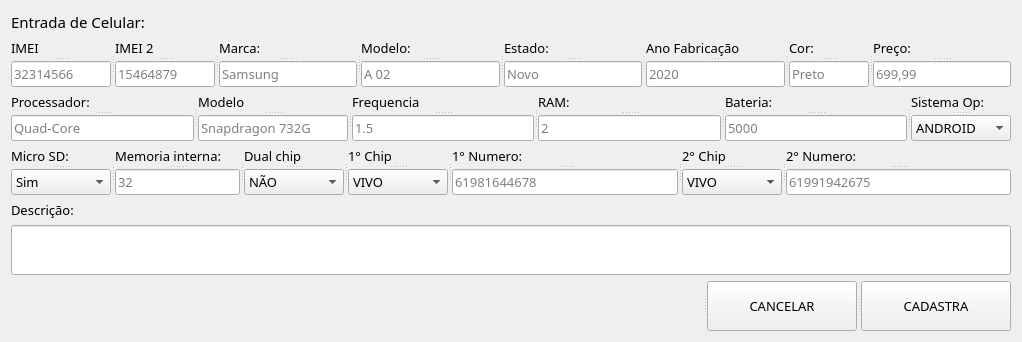
      <widget class="QWidget" name="pageCelular">
       <layout class="QVBoxLayout" name="verticalLayout">
        <item>
         <widget class="QLabel" name="label_85">
          <property name="sizePolicy">
           <sizepolicy hsizetype="Preferred" vsizetype="Maximum">
            <horstretch>0</horstretch>
            <verstretch>0</verstretch>
           </sizepolicy>
          </property>
          <property name="font">
           <font>
            <family>Asap</family>
            <pointsize>11</pointsize>
           </font>
          </property>
          <property name="text">
           <string>Entrada de Celular:</string>
          </property>
         </widget>
        </item>
        <item>
         <widget class="QSplitter" name="splitter_39">
          <property name="orientation">
           <enum>Qt::Horizontal</enum>
          </property>
          <widget class="QSplitter" name="splitter_67">
           <property name="orientation">
            <enum>Qt::Vertical</enum>
           </property>
           <widget class="QLabel" name="label_55">
            <property name="font">
             <font>
              <family>Asap</family>
              <pointsize>10</pointsize>
             </font>
            </property>
            <property name="text">
             <string>IMEI</string>
            </property>
           </widget>
           <widget class="QLineEdit" name="celMeiOne">
            <property name="maximumSize">
             <size>
              <width>100</width>
              <height>16777215</height>
             </size>
            </property>
            <property name="font">
             <font>
              <family>Asap</family>
              <pointsize>10</pointsize>
             </font>
            </property>
            <property name="maxLength">
             <number>25</number>
            </property>
            <property name="placeholderText">
             <string>32314566</string>
            </property>
           </widget>
          </widget>
          <widget class="QSplitter" name="splitter_28">
           <property name="orientation">
            <enum>Qt::Vertical</enum>
           </property>
           <widget class="QLabel" name="label_60">
            <property name="font">
             <font>
              <family>Asap</family>
              <pointsize>10</pointsize>
             </font>
            </property>
            <property name="text">
             <string>IMEI 2</string>
            </property>
           </widget>
           <widget class="QLineEdit" name="celMeiTwo">
            <property name="minimumSize">
             <size>
              <width>100</width>
              <height>0</height>
             </size>
            </property>
            <property name="maximumSize">
             <size>
              <width>100</width>
              <height>16777215</height>
             </size>
            </property>
            <property name="font">
             <font>
              <family>Asap</family>
              <pointsize>10</pointsize>
             </font>
            </property>
            <property name="placeholderText">
             <string>15464879</string>
            </property>
           </widget>
          </widget>
          <widget class="QSplitter" name="splitter_68">
           <property name="orientation">
            <enum>Qt::Vertical</enum>
           </property>
           <widget class="QLabel" name="label_67">
            <property name="font">
             <font>
              <family>Asap</family>
              <pointsize>10</pointsize>
             </font>
            </property>
            <property name="text">
             <string>Marca:</string>
            </property>
           </widget>
           <widget class="QLineEdit" name="celMarca">
            <property name="sizePolicy">
             <sizepolicy hsizetype="Minimum" vsizetype="Fixed">
              <horstretch>5</horstretch>
              <verstretch>0</verstretch>
             </sizepolicy>
            </property>
            <property name="maximumSize">
             <size>
              <width>150</width>
              <height>16777215</height>
             </size>
            </property>
            <property name="font">
             <font>
              <family>Asap</family>
              <pointsize>10</pointsize>
             </font>
            </property>
            <property name="maxLength">
             <number>25</number>
            </property>
            <property name="placeholderText">
             <string>Samsung</string>
            </property>
           </widget>
          </widget>
          <widget class="QSplitter" name="splitter_75">
           <property name="orientation">
            <enum>Qt::Vertical</enum>
           </property>
           <widget class="QLabel" name="label_68">
            <property name="font">
             <font>
              <family>Asap</family>
              <pointsize>10</pointsize>
             </font>
            </property>
            <property name="text">
             <string>Modelo:</string>
            </property>
           </widget>
           <widget class="QLineEdit" name="celModelo">
            <property name="font">
             <font>
              <family>Asap</family>
              <pointsize>10</pointsize>
             </font>
            </property>
            <property name="text">
             <string/>
            </property>
            <property name="maxLength">
             <number>25</number>
            </property>
            <property name="placeholderText">
             <string>A 02</string>
            </property>
           </widget>
          </widget>
          <widget class="QSplitter" name="splitter_81">
           <property name="orientation">
            <enum>Qt::Vertical</enum>
           </property>
           <widget class="QLabel" name="label_69">
            <property name="font">
             <font>
              <family>Asap</family>
              <pointsize>10</pointsize>
             </font>
            </property>
            <property name="text">
             <string>Estado:</string>
            </property>
           </widget>
           <widget class="QLineEdit" name="celEstado">
            <property name="sizePolicy">
             <sizepolicy hsizetype="Maximum" vsizetype="Fixed">
              <horstretch>0</horstretch>
              <verstretch>0</verstretch>
             </sizepolicy>
            </property>
            <property name="maximumSize">
             <size>
              <width>150</width>
              <height>16777215</height>
             </size>
            </property>
            <property name="font">
             <font>
              <family>Asap</family>
              <pointsize>10</pointsize>
             </font>
            </property>
            <property name="maxLength">
             <number>25</number>
            </property>
            <property name="placeholderText">
             <string>Novo</string>
            </property>
           </widget>
          </widget>
          <widget class="QSplitter" name="splitter_82">
           <property name="orientation">
            <enum>Qt::Vertical</enum>
           </property>
           <widget class="QLabel" name="label_70">
            <property name="font">
             <font>
              <family>Asap</family>
              <pointsize>10</pointsize>
             </font>
            </property>
            <property name="text">
             <string>Ano Fabricação</string>
            </property>
           </widget>
           <widget class="QLineEdit" name="celAnoFab">
            <property name="font">
             <font>
              <family>Asap</family>
              <pointsize>10</pointsize>
             </font>
            </property>
            <property name="maxLength">
             <number>4</number>
            </property>
            <property name="placeholderText">
             <string>2020</string>
            </property>
           </widget>
          </widget>
          <widget class="QSplitter" name="splitter_86">
           <property name="orientation">
            <enum>Qt::Vertical</enum>
           </property>
           <widget class="QLabel" name="label_71">
            <property name="font">
             <font>
              <family>Asap</family>
              <pointsize>10</pointsize>
             </font>
            </property>
            <property name="text">
             <string>Cor:</string>
            </property>
           </widget>
           <widget class="QLineEdit" name="celCor">
            <property name="maximumSize">
             <size>
              <width>80</width>
              <height>16777215</height>
             </size>
            </property>
            <property name="font">
             <font>
              <family>Asap</family>
              <pointsize>10</pointsize>
             </font>
            </property>
            <property name="maxLength">
             <number>25</number>
            </property>
            <property name="placeholderText">
             <string>Preto</string>
            </property>
           </widget>
          </widget>
          <widget class="QSplitter" name="splitter_87">
           <property name="orientation">
            <enum>Qt::Vertical</enum>
           </property>
           <widget class="QLabel" name="label_72">
            <property name="font">
             <font>
              <family>Asap</family>
              <pointsize>10</pointsize>
             </font>
            </property>
            <property name="text">
             <string>Preço:</string>
            </property>
           </widget>
           <widget class="QLineEdit" name="celPreco">
            <property name="maximumSize">
             <size>
              <width>150</width>
              <height>16777215</height>
             </size>
            </property>
            <property name="font">
             <font>
              <family>Asap</family>
              <pointsize>10</pointsize>
             </font>
            </property>
            <property name="maxLength">
             <number>5</number>
            </property>
            <property name="placeholderText">
             <string>699,99</string>
            </property>
           </widget>
          </widget>
         </widget>
        </item>
        <item>
         <widget class="QSplitter" name="splitter_29">
          <property name="orientation">
           <enum>Qt::Horizontal</enum>
          </property>
          <widget class="QSplitter" name="splitter_90">
           <property name="orientation">
            <enum>Qt::Vertical</enum>
           </property>
           <widget class="QLabel" name="label_75">
            <property name="font">
             <font>
              <family>Asap</family>
              <pointsize>10</pointsize>
             </font>
            </property>
            <property name="text">
             <string>Processador:</string>
            </property>
           </widget>
           <widget class="QLineEdit" name="celPro">
            <property name="font">
             <font>
              <family>Asap</family>
              <pointsize>10</pointsize>
             </font>
            </property>
            <property name="maxLength">
             <number>25</number>
            </property>
            <property name="placeholderText">
             <string>Quad-Core</string>
            </property>
           </widget>
          </widget>
          <widget class="QSplitter" name="splitter_91">
           <property name="orientation">
            <enum>Qt::Vertical</enum>
           </property>
           <widget class="QLabel" name="label_76">
            <property name="font">
             <font>
              <family>Asap</family>
              <pointsize>10</pointsize>
             </font>
            </property>
            <property name="text">
             <string>Modelo</string>
            </property>
           </widget>
           <widget class="QLineEdit" name="celModPro">
            <property name="sizePolicy">
             <sizepolicy hsizetype="Minimum" vsizetype="Fixed">
              <horstretch>5</horstretch>
              <verstretch>0</verstretch>
             </sizepolicy>
            </property>
            <property name="maximumSize">
             <size>
              <width>150</width>
              <height>16777215</height>
             </size>
            </property>
            <property name="font">
             <font>
              <family>Asap</family>
              <pointsize>10</pointsize>
             </font>
            </property>
            <property name="maxLength">
             <number>25</number>
            </property>
            <property name="placeholderText">
             <string>Snapdragon 732G</string>
            </property>
           </widget>
          </widget>
          <widget class="QSplitter" name="splitter_92">
           <property name="orientation">
            <enum>Qt::Vertical</enum>
           </property>
           <widget class="QLabel" name="label_77">
            <property name="font">
             <font>
              <family>Asap</family>
              <pointsize>10</pointsize>
             </font>
            </property>
            <property name="text">
             <string>Frequencia</string>
            </property>
           </widget>
           <widget class="QLineEdit" name="celFrePro">
            <property name="font">
             <font>
              <family>Asap</family>
              <pointsize>10</pointsize>
             </font>
            </property>
            <property name="maxLength">
             <number>25</number>
            </property>
            <property name="placeholderText">
             <string>1.5</string>
            </property>
           </widget>
          </widget>
          <widget class="QSplitter" name="splitter_93">
           <property name="orientation">
            <enum>Qt::Vertical</enum>
           </property>
           <widget class="QLabel" name="label_78">
            <property name="font">
             <font>
              <family>Asap</family>
              <pointsize>10</pointsize>
             </font>
            </property>
            <property name="text">
             <string>RAM:</string>
            </property>
           </widget>
           <widget class="QLineEdit" name="celRam">
            <property name="font">
             <font>
              <family>Asap</family>
              <pointsize>10</pointsize>
             </font>
            </property>
            <property name="maxLength">
             <number>3</number>
            </property>
            <property name="placeholderText">
             <string>2</string>
            </property>
           </widget>
          </widget>
          <widget class="QSplitter" name="splitter_24">
           <property name="orientation">
            <enum>Qt::Vertical</enum>
           </property>
           <widget class="QLabel" name="label_82">
            <property name="font">
             <font>
              <family>Asap</family>
              <pointsize>10</pointsize>
             </font>
            </property>
            <property name="text">
             <string>Bateria:</string>
            </property>
           </widget>
           <widget class="QLineEdit" name="celbat">
            <property name="font">
             <font>
              <family>Asap</family>
              <pointsize>10</pointsize>
             </font>
            </property>
            <property name="maxLength">
             <number>5</number>
            </property>
            <property name="placeholderText">
             <string>5000</string>
            </property>
           </widget>
          </widget>
          <widget class="QSplitter" name="splitter_100">
           <property name="orientation">
            <enum>Qt::Vertical</enum>
           </property>
           <widget class="QLabel" name="label_83">
            <property name="font">
             <font>
              <family>Asap</family>
              <pointsize>10</pointsize>
             </font>
            </property>
            <property name="text">
             <string>Sistema Op:</string>
            </property>
           </widget>
           <widget class="QComboBox" name="notBoxSitema">
            <property name="maximumSize">
             <size>
              <width>100</width>
              <height>16777215</height>
             </size>
            </property>
            <property name="font">
             <font>
              <family>Asap</family>
              <pointsize>10</pointsize>
             </font>
            </property>
            <item>
             <property name="text">
              <string>ANDROID</string>
             </property>
            </item>
            <item>
             <property name="text">
              <string>IOS APPLE</string>
             </property>
            </item>
           </widget>
          </widget>
         </widget>
        </item>
        <item>
         <widget class="QSplitter" name="splitter_33">
          <property name="orientation">
           <enum>Qt::Horizontal</enum>
          </property>
          <widget class="QSplitter" name="splitter_95">
           <property name="orientation">
            <enum>Qt::Vertical</enum>
           </property>
           <widget class="QLabel" name="label_79">
            <property name="font">
             <font>
              <family>Asap</family>
              <pointsize>10</pointsize>
             </font>
            </property>
            <property name="text">
             <string>Micro SD:</string>
            </property>
           </widget>
           <widget class="QComboBox" name="celBoxMicro">
            <property name="maximumSize">
             <size>
              <width>100</width>
              <height>16777215</height>
             </size>
            </property>
            <property name="font">
             <font>
              <family>Asap</family>
              <pointsize>10</pointsize>
             </font>
            </property>
            <item>
             <property name="text">
              <string>Sim</string>
             </property>
            </item>
            <item>
             <property name="text">
              <string>Não</string>
             </property>
            </item>
           </widget>
          </widget>
          <widget class="QSplitter" name="splitter_128">
           <property name="orientation">
            <enum>Qt::Vertical</enum>
           </property>
           <widget class="QLabel" name="label_74">
            <property name="font">
             <font>
              <family>Asap</family>
              <pointsize>10</pointsize>
             </font>
            </property>
            <property name="text">
             <string>Memoria interna:</string>
            </property>
           </widget>
           <widget class="QLineEdit" name="celMemo">
            <property name="maximumSize">
             <size>
              <width>125</width>
              <height>16777215</height>
             </size>
            </property>
            <property name="font">
             <font>
              <family>Asap</family>
              <pointsize>10</pointsize>
             </font>
            </property>
            <property name="maxLength">
             <number>5</number>
            </property>
            <property name="placeholderText">
             <string>32</string>
            </property>
           </widget>
          </widget>
          <widget class="QSplitter" name="splitter_123">
           <property name="orientation">
            <enum>Qt::Vertical</enum>
           </property>
           <widget class="QLabel" name="label_115">
            <property name="font">
             <font>
              <family>Asap</family>
              <pointsize>10</pointsize>
             </font>
            </property>
            <property name="text">
             <string>Dual chip</string>
            </property>
           </widget>
           <widget class="QComboBox" name="celBoxDual">
            <property name="maximumSize">
             <size>
              <width>100</width>
              <height>16777215</height>
             </size>
            </property>
            <property name="font">
             <font>
              <family>Asap</family>
              <pointsize>10</pointsize>
             </font>
            </property>
            <item>
             <property name="text">
              <string>NÃO</string>
             </property>
            </item>
            <item>
             <property name="text">
              <string>SIM</string>
             </property>
            </item>
           </widget>
          </widget>
          <widget class="QSplitter" name="splitter_125">
           <property name="orientation">
            <enum>Qt::Vertical</enum>
           </property>
           <widget class="QLabel" name="label_117">
            <property name="font">
             <font>
              <family>Asap</family>
              <pointsize>10</pointsize>
             </font>
            </property>
            <property name="text">
             <string>1° Chip</string>
            </property>
           </widget>
           <widget class="QComboBox" name="celBoxChipOne">
            <property name="maximumSize">
             <size>
              <width>100</width>
              <height>16777215</height>
             </size>
            </property>
            <property name="font">
             <font>
              <family>Asap</family>
              <pointsize>10</pointsize>
             </font>
            </property>
            <item>
             <property name="text">
              <string>VIVO</string>
             </property>
            </item>
            <item>
             <property name="text">
              <string>CLARO</string>
             </property>
            </item>
            <item>
             <property name="text">
              <string>TIM</string>
             </property>
            </item>
            <item>
             <property name="text">
              <string>OI</string>
             </property>
            </item>
           </widget>
          </widget>
          <widget class="QSplitter" name="splitter_119">
           <property name="orientation">
            <enum>Qt::Vertical</enum>
           </property>
           <widget class="QLabel" name="label_111">
            <property name="font">
             <font>
              <family>Asap</family>
              <pointsize>10</pointsize>
             </font>
            </property>
            <property name="text">
             <string>1° Numero:</string>
            </property>
           </widget>
           <widget class="QLineEdit" name="celNumeroOne">
            <property name="font">
             <font>
              <family>Asap</family>
              <pointsize>10</pointsize>
             </font>
            </property>
            <property name="text">
             <string/>
            </property>
            <property name="maxLength">
             <number>11</number>
            </property>
            <property name="placeholderText">
             <string>61981644678</string>
            </property>
           </widget>
          </widget>
          <widget class="QSplitter" name="splitter_126">
           <property name="orientation">
            <enum>Qt::Vertical</enum>
           </property>
           <widget class="QLabel" name="label_118">
            <property name="font">
             <font>
              <family>Asap</family>
              <pointsize>10</pointsize>
             </font>
            </property>
            <property name="text">
             <string>2° Chip</string>
            </property>
           </widget>
           <widget class="QComboBox" name="celBoxChipTwo">
            <property name="maximumSize">
             <size>
              <width>100</width>
              <height>16777215</height>
             </size>
            </property>
            <property name="font">
             <font>
              <family>Asap</family>
              <pointsize>10</pointsize>
             </font>
            </property>
            <item>
             <property name="text">
              <string>VIVO</string>
             </property>
            </item>
            <item>
             <property name="text">
              <string>CLARO</string>
             </property>
            </item>
            <item>
             <property name="text">
              <string>TIM</string>
             </property>
            </item>
            <item>
             <property name="text">
              <string>OI</string>
             </property>
            </item>
           </widget>
          </widget>
          <widget class="QSplitter" name="splitter_120">
           <property name="orientation">
            <enum>Qt::Vertical</enum>
           </property>
           <widget class="QLabel" name="label_112">
            <property name="font">
             <font>
              <family>Asap</family>
              <pointsize>10</pointsize>
             </font>
            </property>
            <property name="text">
             <string>2° Numero:</string>
            </property>
           </widget>
           <widget class="QLineEdit" name="celNumeroTwo">
            <property name="font">
             <font>
              <family>Asap</family>
              <pointsize>10</pointsize>
             </font>
            </property>
            <property name="maxLength">
             <number>11</number>
            </property>
            <property name="placeholderText">
             <string>61991942675</string>
            </property>
           </widget>
          </widget>
         </widget>
        </item>
        <item>
         <widget class="QLabel" name="label_73">
          <property name="font">
           <font>
            <family>Asap</family>
            <pointsize>10</pointsize>
           </font>
          </property>
          <property name="text">
           <string>Descrição:</string>
          </property>
         </widget>
        </item>
        <item>
         <widget class="QLineEdit" name="celDescricao">
          <property name="sizePolicy">
           <sizepolicy hsizetype="Expanding" vsizetype="Minimum">
            <horstretch>0</horstretch>
            <verstretch>1</verstretch>
           </sizepolicy>
          </property>
          <property name="minimumSize">
           <size>
            <width>0</width>
            <height>50</height>
           </size>
          </property>
          <property name="font">
           <font>
            <family>Asap</family>
            <pointsize>10</pointsize>
           </font>
          </property>
          <property name="text">
           <string/>
          </property>
          <property name="alignment">
           <set>Qt::AlignLeading|Qt::AlignLeft|Qt::AlignTop</set>
          </property>
          <property name="dragEnabled">
           <bool>false</bool>
          </property>
         </widget>
        </item>
        <item>
         <widget class="QSplitter" name="splitter_88">
          <property name="orientation">
           <enum>Qt::Horizontal</enum>
          </property>
          <widget class="QLabel" name="label_Celular">
           <property name="font">
            <font>
             <pointsize>9</pointsize>
            </font>
           </property>
           <property name="styleSheet">
            <string notr="true">color: rgb(255, 0, 0);</string>
           </property>
           <property name="text">
            <string/>
           </property>
          </widget>
          <widget class="QPushButton" name="pushButtonCancelarCelular">
           <property name="sizePolicy">
            <sizepolicy hsizetype="Minimum" vsizetype="Fixed">
             <horstretch>1</horstretch>
             <verstretch>0</verstretch>
            </sizepolicy>
           </property>
           <property name="minimumSize">
            <size>
             <width>150</width>
             <height>50</height>
            </size>
           </property>
           <property name="maximumSize">
            <size>
             <width>150</width>
             <height>80</height>
            </size>
           </property>
           <property name="font">
            <font>
             <family>Asap</family>
             <pointsize>10</pointsize>
            </font>
           </property>
           <property name="text">
            <string>CANCELAR</string>
           </property>
          </widget>
          <widget class="QPushButton" name="pushButtonCadastraCelular">
           <property name="sizePolicy">
            <sizepolicy hsizetype="Minimum" vsizetype="Fixed">
             <horstretch>1</horstretch>
             <verstretch>0</verstretch>
            </sizepolicy>
           </property>
           <property name="minimumSize">
            <size>
             <width>0</width>
             <height>50</height>
            </size>
           </property>
           <property name="maximumSize">
            <size>
             <width>150</width>
             <height>80</height>
            </size>
           </property>
           <property name="font">
            <font>
             <family>Asap</family>
             <pointsize>10</pointsize>
            </font>
           </property>
           <property name="text">
            <string>CADASTRA</string>
           </property>
          </widget>
         </widget>
        </item>
       </layout>
      </widget>
